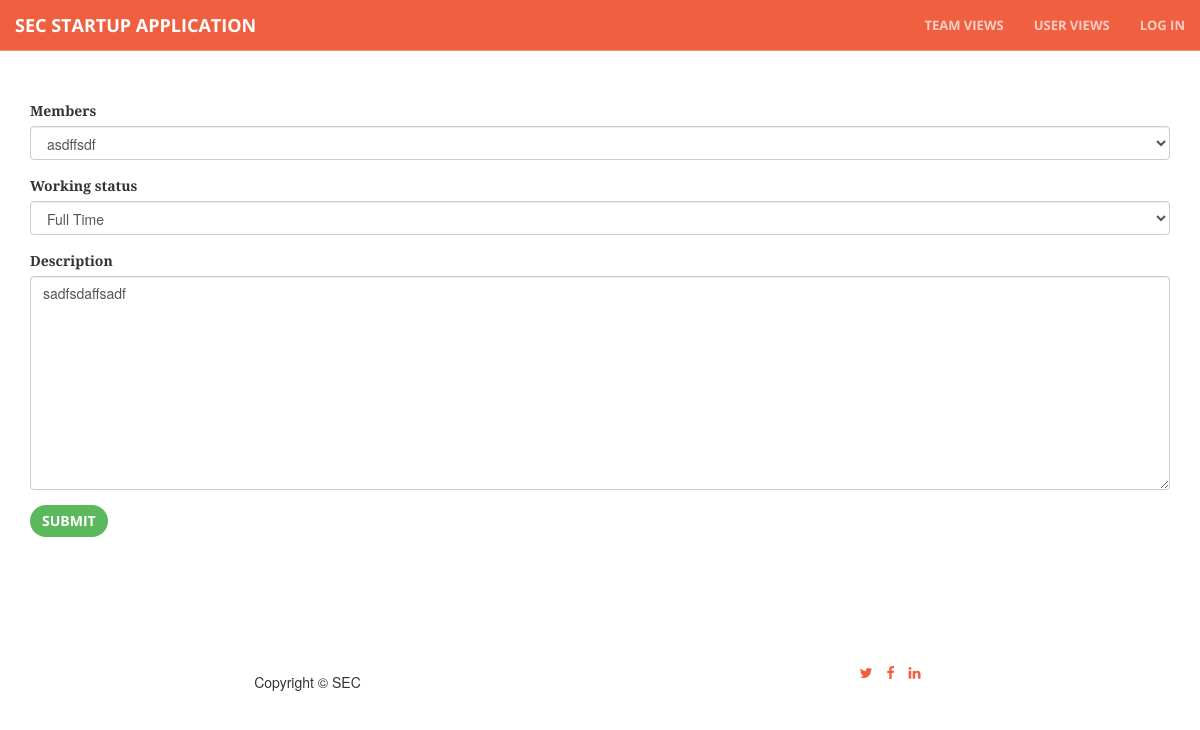
The page /team/4/profile/update/ on the database as committed earlier.
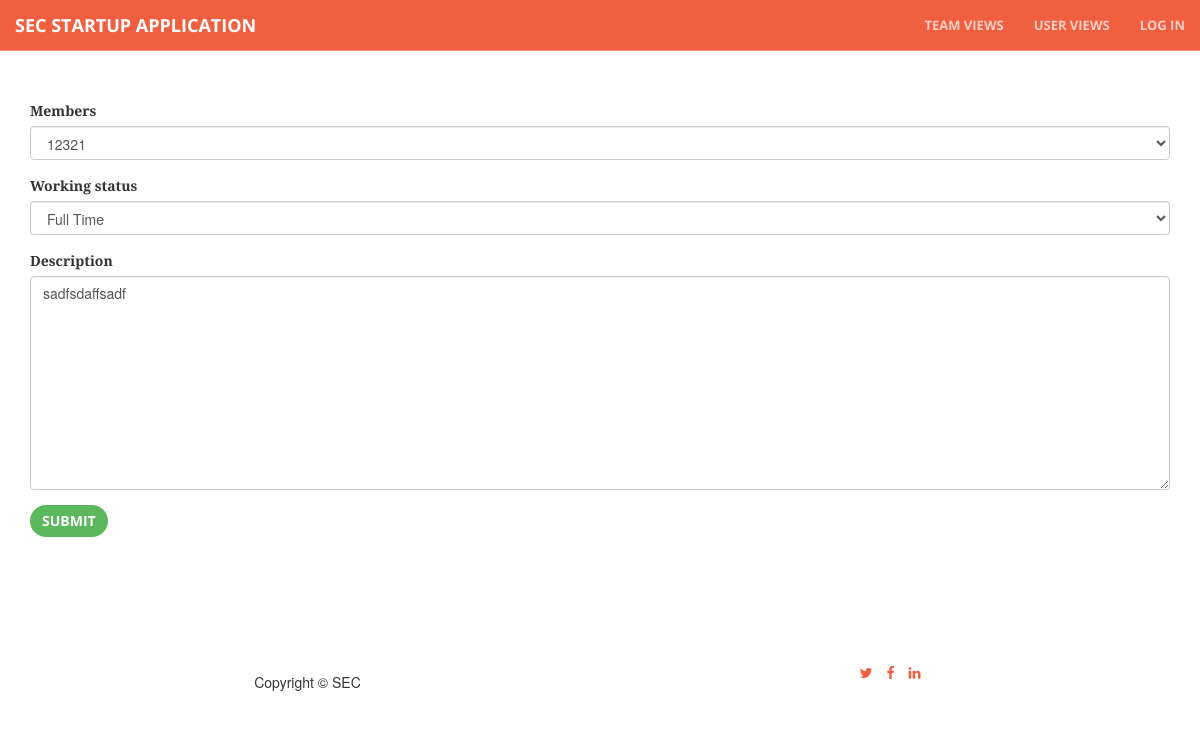
The same page on the database as committed later.
### core/models.py (models this page shows, shortened)
class Profile(models.Model):
    members = models.ForeignKey(Team, null=True, blank=True)
    user = models.OneToOneField(User)
    working_status = models.IntegerField(choices=WORKING_STATUS, null=True, blank=True)
    description = models.TextField(null=True, blank=True)
    created_at = models.DateTimeField(auto_now_add=True)

### core/views.py (the view)
# urls.py: url(r'profile/(?P<pk>\d+)/update/$', coreviews.ProfileUpdateView.as_view(), name='profile_update'),
class ProfileUpdateView(UpdateView):
    model = coremodels.Profile
    template_name = 'base/form.html'
    fields = ['members', 'working_status', 'description']

### core/models.py (called while the page is built)
    def __unicode__(self):
        return self.title

### templates/base/form.html (shortened to what this page needs)
{% extends "base/theme.html" %}
{% load widget_tweaks %}
{% block main_content %}
 <section id="services">
 <div class="container">
<div class="row">
 {% if form %}
 <div class="col-md-12">
 <form action="" method="post" enctype="multipart/form-data">{% csrf_token %}{{ form.media }}
 {% for field in form %}
 <div class="form-group warning">
 <label for="exampleInputFile">{{ field.label }}</label>
 {{ field|add_class:"form-control"}}
 </div>
 {% endfor %}
 <input type="submit" class="btn btn-success" role="button" value="{{ verb|default:"Submit" }}" />
 </form>
</div>
{% endif %}
</div>
</div>
</section>
{% endblock %}

Rows that differ between the two databases and show on the page:
changed Profile "Full Time": members "asdffsdf" → "12321"
